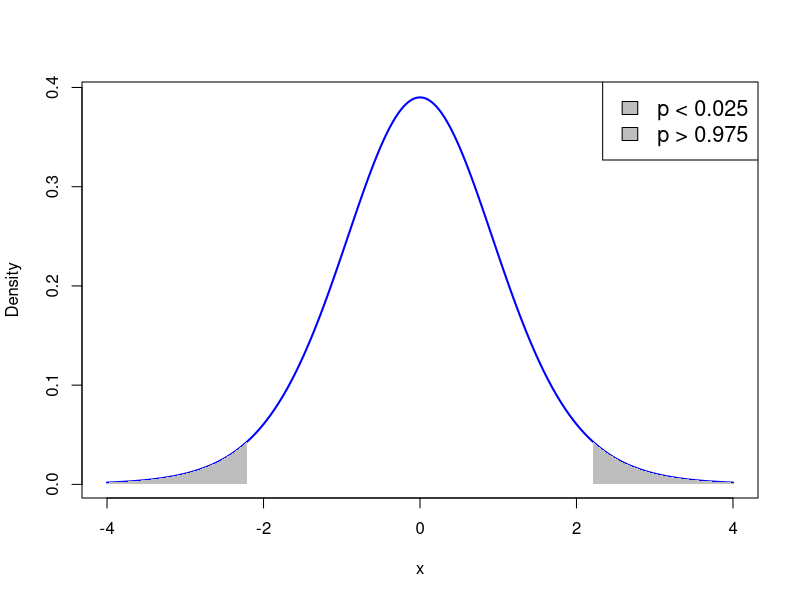
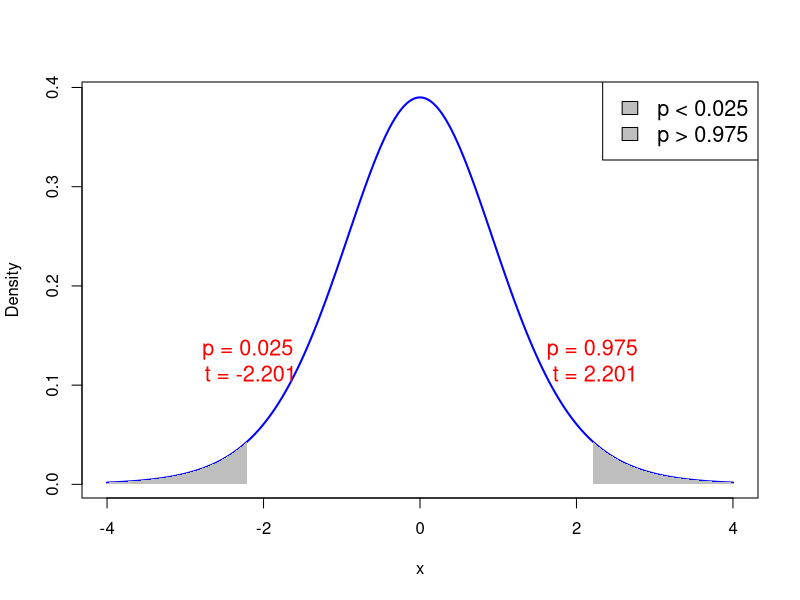
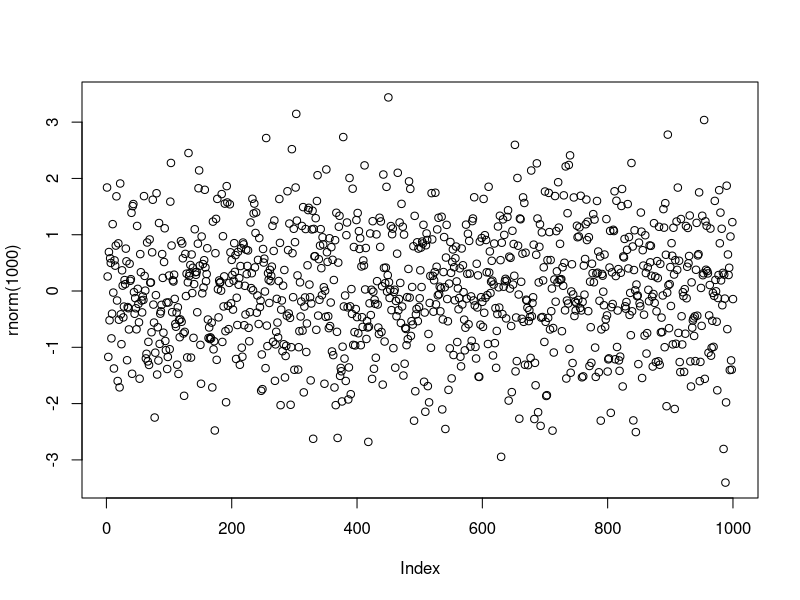
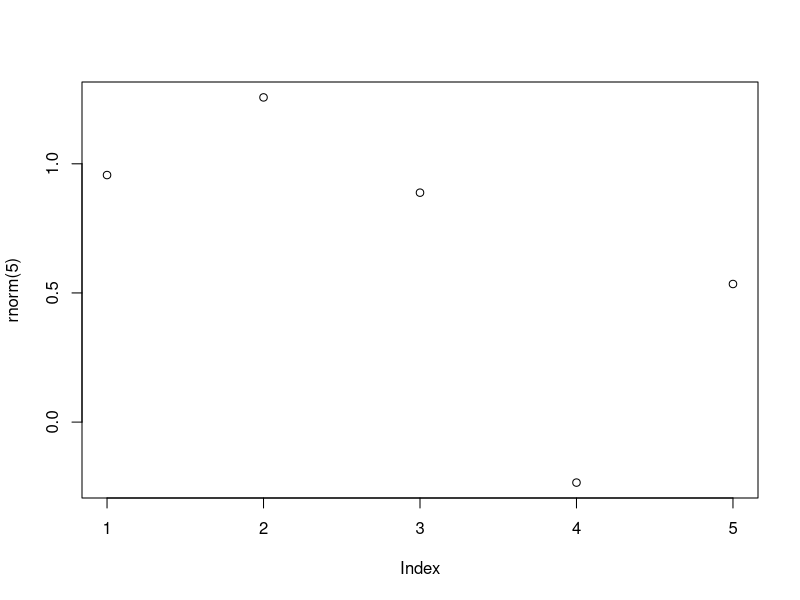
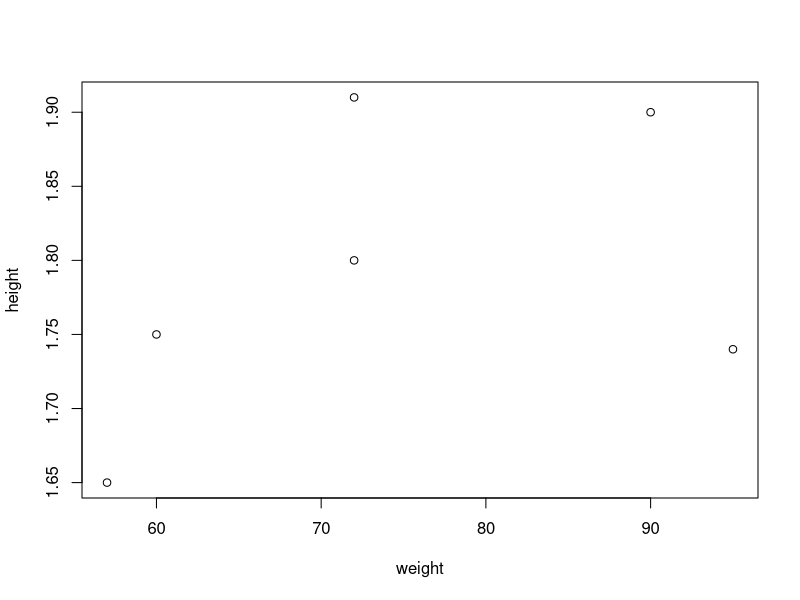
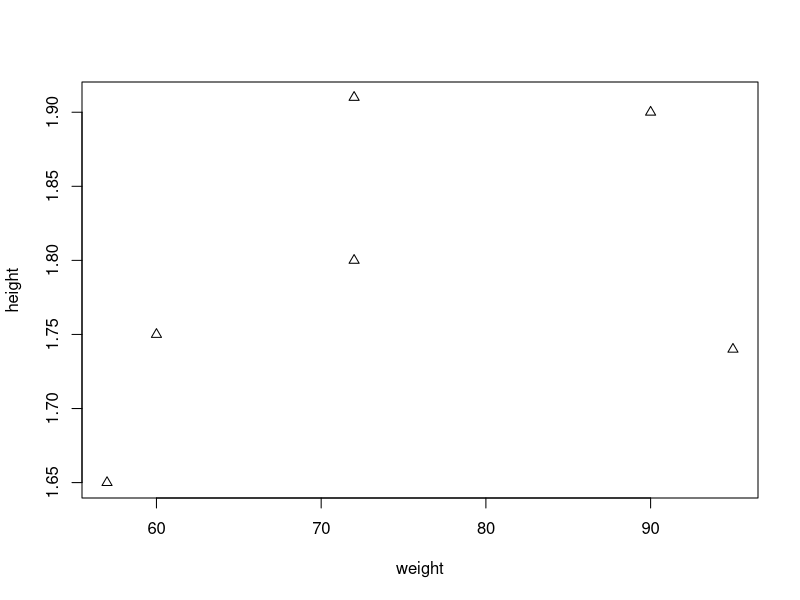
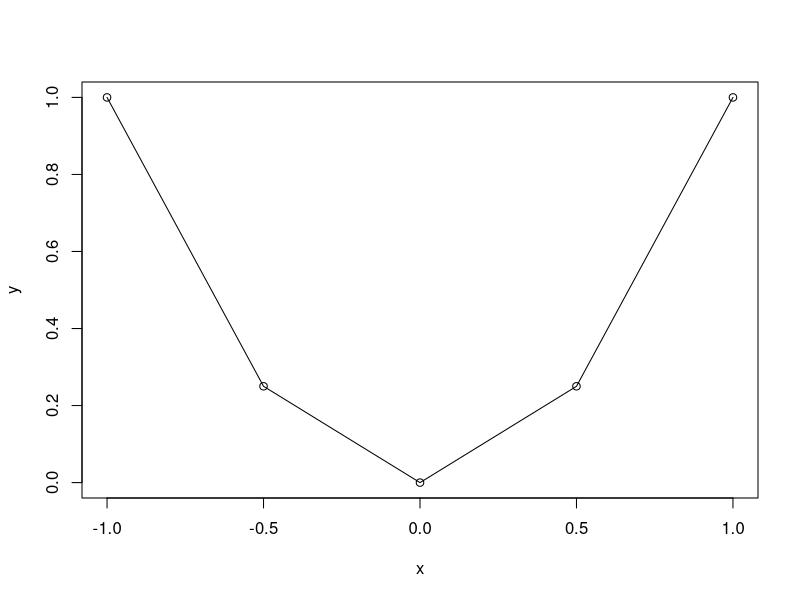
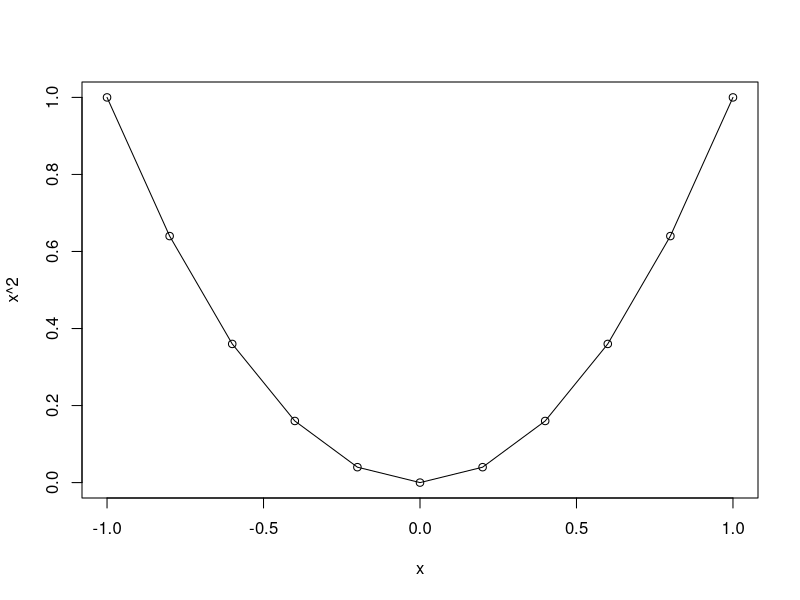

The R source for these figures, in order:
## ---- chunk 1
# Degrees of freedom
df <- 11

# Values for x-axis
x <- seq(-4, 4, length.out = 1000)

# Calculate PDF of t-distribution
pdf <- dt(x, df)

# Plot PDF
plot(x, pdf, type = "l", col = "blue", lwd = 2, xlab = "x", ylab = "Density")

# Shade area where p-value < 0.025
x_fill_left <- x[x <= qt(0.025, df)]
y_fill_left <- pdf[x <= qt(0.025, df)]
polygon(c(x_fill_left, rev(x_fill_left)), c(y_fill_left, rep(0, length(y_fill_left))), col = "gray", border = NA)

# Shade area where p-value > 0.975
x_fill_right <- x[x >= qt(0.975, df)]
y_fill_right <- pdf[x >= qt(0.975, df)]
polygon(c(x_fill_right, rev(x_fill_right)), c(y_fill_right, rep(0, length(y_fill_right))), col = "gray", border = NA)

# Add legend
legend("topright", legend = c("p < 0.025", "p > 0.975"), fill = "gray", cex = 1.3)


## ---- chunk 2
# Degrees of freedom
df <- 11

# Values for x-axis
x <- seq(-4, 4, length.out = 1000)

# Calculate PDF of t-distribution
pdf <- dt(x, df)

# Plot PDF
plot(x, pdf, type = "l", col = "blue", lwd = 2, xlab = "x", ylab = "Density")

# Shade area where p-value < 0.025
x_fill_left <- x[x <= qt(0.025, df)]
y_fill_left <- pdf[x <= qt(0.025, df)]
polygon(c(x_fill_left, rev(x_fill_left)), c(y_fill_left, rep(0, length(y_fill_left))), col = "gray", border = NA)

# Shade area where p-value > 0.975
x_fill_right <- x[x >= qt(0.975, df)]
y_fill_right <- pdf[x >= qt(0.975, df)]
polygon(c(x_fill_right, rev(x_fill_right)), c(y_fill_right, rep(0, length(y_fill_right))), col = "gray", border = NA)

# Add annotations for p value = 0.025 on both sides
text(qt(0.025, df), dt(qt(0.025, df), df) + 0.05, paste("p = 0.025\n t =", round(qt(0.025, df), 4)), pos = 3, col = "red", cex = 1.3, adj = c(8.5, 4.5))
text(qt(0.975, df), dt(qt(0.975, df), df) + 0.05, paste("p = 0.975\n t =", round(qt(0.975, df), 4)), pos = 3, col = "red", cex = 1.3, adj = c(5.5, 4.5))

# Add legend
legend("topright", legend = c("p < 0.025", "p > 0.975"), fill = "gray", cex = 1.3)


## ---- chunk 3
#| echo: true
plot(rnorm(1000))
## ---- chunk 4
#| echo: true

2 + 2
2 * 3 - 1 + 2 ^ 7
exp(-10)
log(2)
pi
sin(pi/2)

## ---- chunk 5
#| echo: true

# This is a comment in R
# Comments are ignored by R

1 + 1   # This works out the result of one plus one!
## ---- chunk 6
#| echo: true
rnorm(5)
## ---- chunk 7
#| echo: true
#| output-location: slide
plot(rnorm(5))
## ---- chunk 8
#| echo: true
x <- 2
x
## ---- chunk 9
#| echo: true
x <- 2
x + x
x
## ---- chunk 10
x <- 2
print(x)
## ---- chunk 11
#| echo: true
sentence <- "Stats is great!"
print(sentence)
## ---- chunk 12
#| echo: true
sentence <- "Stats is great!"
cat(sentence)
## ---- chunk 13
#| echo: true

# Store the result of 2 + 2 in variable two.plus.two

two.plus.two <- 2 + 2

# We want to print to screen the following message:
# "The result of 2 + 2 is two.plus.two"

cat("The result of 2 + 2 is", two.plus.two)
## ---- chunk 14
# This codes sums two numbers and prints result on screen
x <- 1
y <- 2

result <- x + y

# Print the result on screen
cat("Code run successfully!")
cat("The sum of", x , "and", y, "is", result)
## ---- chunk 15
rm(list = ls())
## ---- chunk 16
#| echo: true

# Create 3 variables x, y, z
x <- 2
y <- "Dog"
z <- pi

# Workspace contains variables x, y, z
# This can be displayed by using ls()
ls()
## ---- chunk 17
#| echo: true

# Create 3 variables x, y, z
x <- 2
y <- "Dog"
z <- pi

# Remove x from workspace
rm(x)

# Now the workspace contains only y and z
ls( )
## ---- chunk 18
#| echo: true

# Create 3 variables x, y, z
x <- 2
y <- "Dog"
z <- pi

# Remove all variables from workspace
rm(list = ls())

# Let us check that the workspace is empty
ls( )
## ---- chunk 19
#| echo: true

# Constuct a vector and store it in variable "vector"
vector <- c(60, 72, 57, 90, 95, 72)

# Print vector
print(vector)
## ---- chunk 20
#| echo: true

# Constuct two vectors of radius and height of 6 cylinders
radius <- c(6, 7, 5, 9, 9, 7)
height <- c(1.7, 1.8, 1.6, 2, 1, 1.9)

# Compute the volume of each cylinder and store it in "volume"
volume <- pi * radius^2 * height

# Print volume
print(volume)
## ---- chunk 21
#| echo: true

a <- c(1, 2, 3, 4, 5, 6, 7)
b <- c(0, 1)

a + b
## ---- chunk 22
#| echo: true

vector <- c(1, 2, 3, 4, 5, 6)
scalar <- 2

# Multiplication of vector by a scalar
vector * scalar

# Summing a scalar to each component of a vector
vector + scalar
## ---- chunk 23
x <- c(1, 2, 3, 4, 5)

sum <- sum(x)
length <- length(x)

cat("Here is the vector x: (", x, ")")
cat("The components of vector x sum to", sum)
cat("The length of vector x is", length)
## ---- chunk 24
# First store the wage data into a vector
x <- c(36, 40, 46, 54, 57, 58, 59, 60, 62, 63)

# Let us compute the mean by using formula
xbar = sum(x) / length(x)

# Compute the mean by using built in R function
xbar_check = mean(x)

# We now print both results to screen
cat("Sample mean computed with formula is", xbar)
cat("Sample mean computed by R is", xbar_check)
cat("They coincide!")
## ---- chunk 25
# Again, store the wage data into a vector
x <- c(36, 40, 46, 54, 57, 58, 59, 60, 62, 63)

# Compute the sample variance using formula
xbar = mean(x)
n = length(x)
s2 = sum( (x - xbar)^2 ) / (n - 1) 

# Compute the sample variance using built in R function
s2_check = sd(x)^2

# We now print both results to screen
cat("Sample variance computed with formula is", s2)
cat("Sample variance computed by R is", s2_check)
cat("They coincide!")
## ---- chunk 26
# Enter CCI data using c()
score_2007 <- c(86, 86, 88, 90, 99, 97, 97, 96, 99, 97, 90, 90)
score_2009 <- c(24, 22, 21, 21, 19, 18, 17, 18, 21, 23, 22, 21)

# Compute vector of differences in CCI
difference <- score_2007 - score_2009

# Perform t-test with null hypothesis mu0 = 0
t.test(difference, mu = 0)
## ---- chunk 27
# Enter CCI data using c()
score_2007 <- c(86, 86, 88, 90, 99, 97, 97, 96, 99, 97, 90, 90)
score_2009 <- c(24, 22, 21, 21, 19, 18, 17, 18, 21, 23, 22, 21)
difference <- score_2007 - score_2009

# Store output of t-test
t_test_result <- t.test(difference, mu = 0)

# Capture output from print
output <- capture.output(print(t_test_result))

# Print only one line of the output
cat(output[2])
## ---- chunk 28
# Enter CCI data using c()
score_2007 <- c(86, 86, 88, 90, 99, 97, 97, 96, 99, 97, 90, 90)
score_2009 <- c(24, 22, 21, 21, 19, 18, 17, 18, 21, 23, 22, 21)
difference <- score_2007 - score_2009

# Store output of t-test
t_test_result <- t.test(difference, mu = 0)

# Capture output from print
output <- capture.output(print(t_test_result))

# Print only one line of the output
cat(output[4])
## ---- chunk 29
# Enter CCI data using c()
score_2007 <- c(86, 86, 88, 90, 99, 97, 97, 96, 99, 97, 90, 90)
score_2009 <- c(24, 22, 21, 21, 19, 18, 17, 18, 21, 23, 22, 21)
difference <- score_2007 - score_2009

# Store output of t-test
t_test_result <- t.test(difference, mu = 0)

# Capture output from print
output <- capture.output(print(t_test_result))

# Print only one line of the output
cat(output[5])
## ---- chunk 30
# Enter CCI data using c()
score_2007 <- c(86, 86, 88, 90, 99, 97, 97, 96, 99, 97, 90, 90)
score_2009 <- c(24, 22, 21, 21, 19, 18, 17, 18, 21, 23, 22, 21)
difference <- score_2007 - score_2009

# Store output of t-test
t_test_result <- t.test(difference, mu = 0)

# Capture output from print
output <- capture.output(print(t_test_result))

# Print only one line of the output
cat(output[6])
## ---- chunk 31
# Enter CCI data using c()
score_2007 <- c(86, 86, 88, 90, 99, 97, 97, 96, 99, 97, 90, 90)
score_2009 <- c(24, 22, 21, 21, 19, 18, 17, 18, 21, 23, 22, 21)
difference <- score_2007 - score_2009

# Store output of t-test
t_test_result <- t.test(difference, mu = 0)

# Capture output from print
output <- capture.output(print(t_test_result))

# Print only one line of the output
cat(output[7])
cat(output[8])
## ---- chunk 32
# Enter CCI data using c()
score_2007 <- c(86, 86, 88, 90, 99, 97, 97, 96, 99, 97, 90, 90)
score_2009 <- c(24, 22, 21, 21, 19, 18, 17, 18, 21, 23, 22, 21)
difference <- score_2007 - score_2009

# Store output of t-test
t_test_result <- t.test(difference, mu = 0)

# Capture output from print
output <- capture.output(print(t_test_result))

# Print only one line of the output
cat(output[7])
cat(output[8])
## ---- chunk 33
# Enter CCI data using c()
score_2007 <- c(86, 86, 88, 90, 99, 97, 97, 96, 99, 97, 90, 90)
score_2009 <- c(24, 22, 21, 21, 19, 18, 17, 18, 21, 23, 22, 21)
difference <- score_2007 - score_2009

# Store output of t-test
t_test_result <- t.test(difference, mu = 0)

# Capture output from print
output <- capture.output(print(t_test_result))

# Print only one line of the output
cat(output[7])
cat(output[8])
## ---- chunk 34
# Enter CCI data using c()
score_2007 <- c(86, 86, 88, 90, 99, 97, 97, 96, 99, 97, 90, 90)
score_2009 <- c(24, 22, 21, 21, 19, 18, 17, 18, 21, 23, 22, 21)
difference <- score_2007 - score_2009

# Store output of t-test
t_test_result <- t.test(difference, mu = 0)

# Capture output from print
output <- capture.output(print(t_test_result))

# Print only one line of the output
cat(output[9])
cat(output[10])
cat(output[11])
## ---- chunk 35
#| echo: true
#| output-location: slide

# Store weight and height data in 2 vectors
weight <- c(60, 72, 57, 90, 95, 72)
height <- c(1.75, 1.80, 1.65, 1.90, 1.74, 1.91)

# Plot weight against height
plot(weight, height)
## ---- chunk 36
#| echo: true
#| output-location: slide

# Store weight and height data in 2 vectors
weight <- c(60, 72, 57, 90, 95, 72)
height <- c(1.75, 1.80, 1.65, 1.90, 1.74, 1.91)

# Plot weight against height using little triangles
plot(weight, height, pch = 2)
## ---- chunk 37
#| echo: true
#| output-location: slide

# Input vector for grid of x coordinates
x <- c(-1, -0.5, 0, 0.5, 1)

# Compute the function y=x^2 on the grid
y <- x^2

# Generate scatter plot of (x,y)
plot(x, y)

# Add linear interpolation
lines(x, y)
## ---- chunk 38
#| echo: true
x <- seq(from = 2, to = 20, by = 2)
print(x)
## ---- chunk 39
x <- seq(from = 1, to = 11, by = 2)
y <- seq(1, 11, 2)

cat("Vector x is: (", x, ")")
cat("Vector y is: (", y, ")")
cat("They are the same!")
## ---- chunk 40
#| echo: true

x <- seq(from = -1, to = 1, by = 0.2)
print(x)
## ---- chunk 41
#| echo: true
#| 
# Use seq() to generate x grid
x <- seq(from = -1, to = 1, by = 0.2)

# Plot the function y=x^2
plot(x, x^2)
lines(x, x^2)
## ---- chunk 42
#| echo: true
#| output-location: slide

x <- rnorm(1000)

plot(x)
